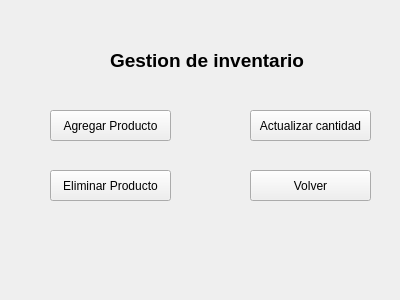
<?xml version="1.0" encoding="UTF-8"?>
<ui version="4.0">
 <class>Form</class>
 <widget class="QWidget" name="Form">
  <property name="geometry">
   <rect>
    <x>0</x>
    <y>0</y>
    <width>400</width>
    <height>300</height>
   </rect>
  </property>
  <property name="windowTitle">
   <string>Form</string>
  </property>
  <widget class="QPushButton" name="EliminarProducto">
   <property name="geometry">
    <rect>
     <x>50</x>
     <y>170</y>
     <width>121</width>
     <height>31</height>
    </rect>
   </property>
   <property name="text">
    <string>Eliminar Producto</string>
   </property>
  </widget>
  <widget class="QPushButton" name="volverP">
   <property name="geometry">
    <rect>
     <x>250</x>
     <y>170</y>
     <width>121</width>
     <height>31</height>
    </rect>
   </property>
   <property name="text">
    <string>Volver</string>
   </property>
  </widget>
  <widget class="QLabel" name="label">
   <property name="geometry">
    <rect>
     <x>110</x>
     <y>30</y>
     <width>211</width>
     <height>61</height>
    </rect>
   </property>
   <property name="text">
    <string>&lt;html&gt;&lt;head/&gt;&lt;body&gt;&lt;p&gt;&lt;span style=&quot; font-size:14pt; font-weight:700;&quot;&gt;Gestion de inventario&lt;/span&gt;&lt;/p&gt;&lt;/body&gt;&lt;/html&gt;</string>
   </property>
  </widget>
  <widget class="QPushButton" name="ActualizarCantidad">
   <property name="geometry">
    <rect>
     <x>250</x>
     <y>110</y>
     <width>121</width>
     <height>31</height>
    </rect>
   </property>
   <property name="text">
    <string>Actualizar cantidad</string>
   </property>
  </widget>
  <widget class="QPushButton" name="pushButton">
   <property name="geometry">
    <rect>
     <x>50</x>
     <y>110</y>
     <width>121</width>
     <height>31</height>
    </rect>
   </property>
   <property name="text">
    <string>Agregar Producto</string>
   </property>
  </widget>
 </widget>
 <resources/>
 <connections/>
</ui>
